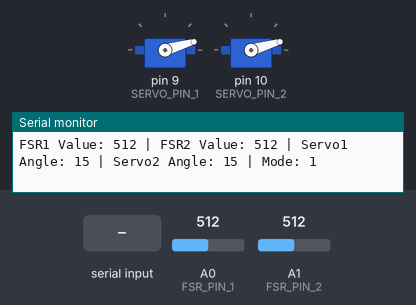
A sketch run on a simulated Arduino Uno, built with avr-gcc and run on an emulated ATmega328P. On the bench: 2 × servo, the last lines printed to the serial monitor. Inputs (shaded band) come from the test bench; at power-on: A0 (FSR_PIN_1) = 512, A1 (FSR_PIN_2) = 512.

Above: at 1.22 s.
1.3 s: "0" received over Serial
4.3 s: "1" received over Serial
At 6.66 s:
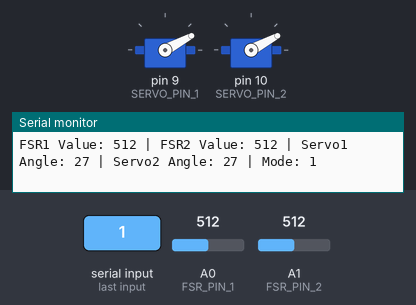
7.3 s: A0 (FSR_PIN_1) set to 492
10.3 s: A0 (FSR_PIN_1) set to 1023
At 10.73 s:
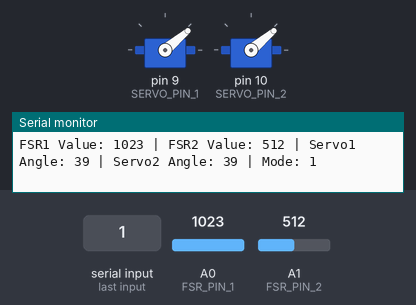
13.3 s: A1 (FSR_PIN_2) set to 483
At 13.3 s:
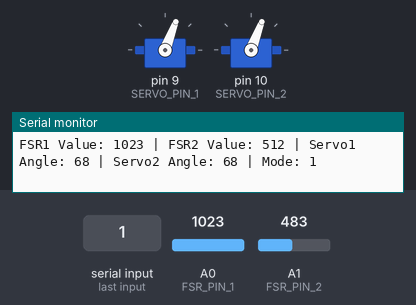
16.3 s: A1 (FSR_PIN_2) set to 510
At 22.25 s:
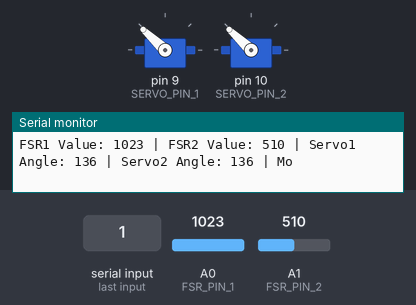
Timing chart, 0 to 22.3 s (numbered marks = the images above; inputs shaded):
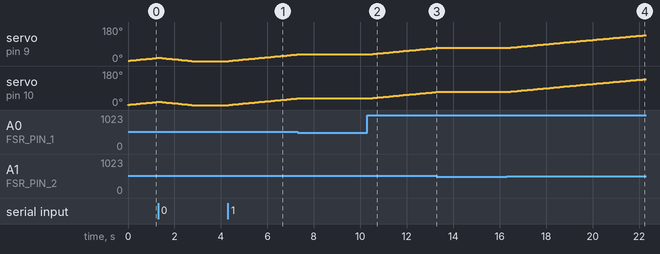

Measured:
- the behaviour switches between 500 and 499 on A1 (FSR_PIN_2) (found by bisection; images 2 and 3)
- after the input at 4.3 s, servo on pin 9 (SERVO_PIN_1), servo on pin 10 (SERVO_PIN_2): moves from 0° to 35° over 2.9 s, starting after 0.05 s
- after the input at 7.3 s, servo on pin 9 (SERVO_PIN_1), servo on pin 10 (SERVO_PIN_2): stays 35° (without the input it goes to 36° after 0.05 s)
- after the input at 10.3 s, servo on pin 9 (SERVO_PIN_1), servo on pin 10 (SERVO_PIN_2): moves from 35° to 69° over 2.9 s, starting after 0.07 s
- after the input at 13.3 s, servo on pin 9 (SERVO_PIN_1), servo on pin 10 (SERVO_PIN_2): stays 69° (without the input it goes to 70° after 0.04 s)
- after the input at 16.3 s, servo on pin 9 (SERVO_PIN_1), servo on pin 10 (SERVO_PIN_2): moves from 69° to 137° over 5.9 s, starting at once

The sketch:

SERVO_v3.ino
```cpp
#include <Servo.h>
#include <SoftwareSerial.h>

#define SERVO_PIN_1 9
#define SERVO_PIN_2 10

#define FSR_PIN_1 A0
#define FSR_PIN_2 A1

Servo servo1;
Servo servo2;

bool isPressed1 = false;
bool isPressed2 = false;

int mode = 1;

void setup() {
  Serial.begin(9600);
  servo1.attach(SERVO_PIN_1);
  servo2.attach(SERVO_PIN_2);
  servo1.write(0);  // Set servo1 to 0 degrees
  servo2.write(0);  // Set servo2 to 0 degrees
  pinMode(FSR_PIN_1, INPUT);
  pinMode(FSR_PIN_2, INPUT);
}

void loop() {
  if (Serial.available()) {
    char c = Serial.read();
  }

  int fsrValue1 = analogRead(FSR_PIN_1);
  if (fsrValue1 < 500) {
    isPressed1 = true;
  } else {
    isPressed1 = false;
  }

  int fsrValue2 = analogRead(FSR_PIN_2);
  if (fsrValue2 < 500) {
    isPressed2 = true;
  } else {
    isPressed2 = false;
  }

  if (mode == 1) {
    if (!isPressed1 && !isPressed2) {
      if (servo1.read() <= 270)  {
        servo1.write(servo1.read() + 1);
        delay(1); // Adjusted delay for even faster speed
      }
      else {
        servo1.write(1);
      }
      if (servo2.read() < 270) {
        servo2.write(servo2.read() + 1);
      } else {
        servo2.write(0);
      }
    } else {
      servo1.write(servo1.read());
      servo2.write(servo2.read());
    }
  } else if (mode == 0) {
    if (servo1.read() > 0) {
      servo1.write(servo1.read() - 1);
    }
    if (servo2.read() > 0) {
      servo2.write(servo2.read() - 1);
    }
  }

  Serial.print("FSR1 Value: ");
  Serial.print(fsrValue1);
  Serial.print(" | FSR2 Value: ");
  Serial.print(fsrValue2);
  Serial.print(" | Servo1 Angle: ");
  Serial.print(servo1.read());
  Serial.print(" | Servo2 Angle: ");
  Serial.print(servo2.read());
  Serial.print(" | Mode: ");
  Serial.println(mode);

  if (Serial.available()) {
    char c = Serial.read();
    if (c == '1') {
      mode = 1;
    } else if (c == '0') {
      mode = 0;
    }
  }
}
```
